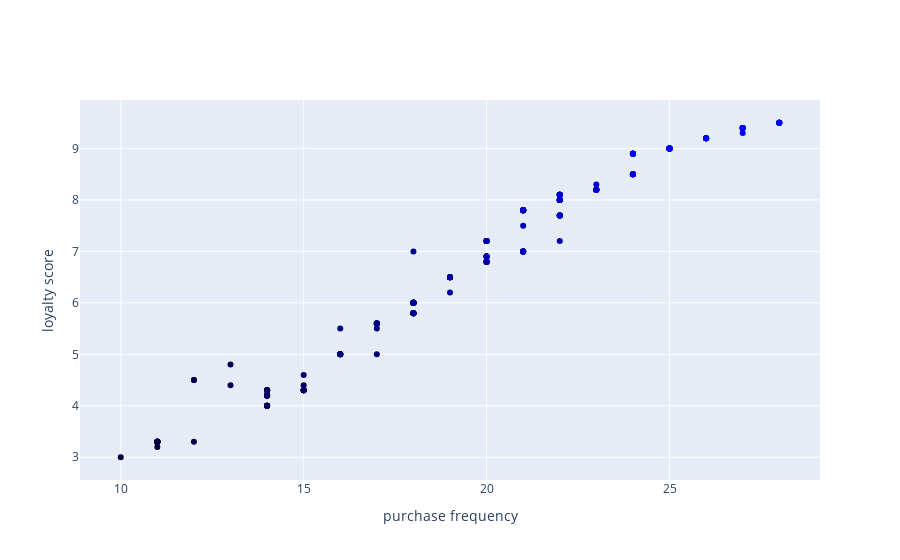

Notebook source saved alongside this figure:
### Markdown cell above
7. Придумайте как визуализировать зависимость между частотой покупок, суммой покупок и скором лояльности *

\* Задание на доп. балл

### Code cell
def define_color_by_purchase_amount(pa: int):
    h = pa*255//640
    return '#0000' + ('' if h >= 16 else '0') + hex(h)[2:]

fig = go.Figure()
for index, row in df.iterrows():
    fig.add_trace(go.Scatter(
        x=[row['purchase_frequency']],
        y=[row['loyalty_score']],
        mode='markers',
        marker_color=define_color_by_purchase_amount(row['purchase_amount'])
    ))

fig.update_xaxes(title_text='purchase frequency')
fig.update_yaxes(title_text='loyalty score')
fig.update_layout(showlegend=False)
fig.show()

### Figure 1 — Plotly figure (JSON) as saved in the notebook; plotly's stock layout.template omitted (floating-point values rounded to 4 significant figures)
{"data": [{"marker": {"color": "#00004f"}, "mode": "markers", "type": "scatter", "x": [12], "y": [4.5]}, {"marker": {"color": "#00008b"}, "mode": "markers", "type": "scatter", "x": [18], "y": [7]}, {"marker": {"color": "#0000c7"}, "mode": "markers", "type": "scatter", "x": [22], "y": [8]}, {"marker": {"color": "#00003b"}, "mode": "markers", "type": "scatter", "x": [10], "y": [3]}, {"marker": {"color": "#000057"}, "mode": "markers", "type": "scatter", "x": [13], "y": [4.8]}, {"marker": {"color": "#0000bf"}, "mode": "markers", "type": "scatter", "x": [21], "y": [7.8]}, {"marker": {"color": "#00009f"}, "mode": "markers", "type": "scatter", "x": [19], "y": [6.5]}, {"marker": {"color": "#00005b"}, "mode": "markers", "type": "scatter", "x": [14], "y": [4.2]}, {"marker": {"color": "#0000ef"}, "mode": "markers", "type": "scatter", "x": [25], "y": [9]}, {"marker": {"color": "#00007f"}, "mode": "markers", "type": "scatter", "x": [17], "y": [5.5]}, {"marker": {"color": "#000063"}, "mode": "markers", "type": "scatter", "x": [15], "y": [4.4]}, {"marker": {"color": "#0000cf"}, "mode": "markers", "type": "scatter", "x": [23], "y": [8.2]}, {"marker": {"color": "#000097"}, "mode": "markers", "type": "scatter", "x": [18], "y": [6]}, {"marker": {"color": "#0000a7"}, "mode": "markers", "type": "scatter", "x": [20], "y": [6.8]}, {"marker": {"color": "#0000eb"}, "mode": "markers", "type": "scatter", "x": [24], "y": [8.9]}, {"marker": {"color": "#00003f"}, "mode": "markers", "type": "scatter", "x": [11], "y": [3.2]}, {"marker": {"color": "#0000af"}, "mode": "markers", "type": "scatter", "x": [21], "y": [7]}, {"marker": {"color": "#000077"}, "mode": "markers", "type": "scatter", "x": [16], "y": [5]}, {"marker": {"color": "#0000cb"}, "mode": "markers", "type": "scatter", "x": [22], "y": [8.1]}, {"marker": {"color": "#00005f"}, "mode": "markers", "type": "scatter", "x": [14], "y": [4.3]}, {"marker": {"color": "#0000f3"}, "mode": "markers", "type": "scatter", "x": [26], "y": [9.2]}, {"marker": {"color": "#000043"}, "mode": "markers", "type": "scatter", "x": [12], "y": [3.3]}, {"marker": {"color": "#0000b7"}, "mode": "markers", "type": "scatter", "x": [21], "y": [7.5]}, {"marker": {"color": "#00009b"}, "mode": "markers", "type": "scatter", "x": [19], "y": [6.2]}, {"marker": {"color": "#0000ab"}, "mode": "markers", "type": "scatter", "x": [20], "y": [6.9]}, {"marker": {"color": "#0000d3"}, "mode": "markers", "type": "scatter", "x": [23], "y": [8.3]}, {"marker": {"color": "#00008f"}, "mode": "markers", "type": "scatter", "x": [18], "y": [5.8]}, {"marker": {"color": "#00006f"}, "mode": "markers", "type": "scatter", "x": [15], "y": [4.6]}, {"marker": {"color": "#0000ef"}, "mode": "markers", "type": "scatter", "x": [25], "y": [9]}, {"marker": {"color": "#0000b3"}, "mode": "markers", "type": "scatter", "x": [22], "y": [7.2]}, {"marker": {"color": "#00008b"}, "mode": "markers", "type": "scatter", "x": [19], "y": [6.5]}, {"marker": {"color": "#0000bb"}, "mode": "markers", "type": "scatter", "x": [21], "y": [7.8]}, {"marker": {"color": "#00007f"}, "mode": "markers", "type": "scatter", "x": [16], "y": [5.5]}, {"marker": {"color": "#00005b"}, "mode": "markers", "type": "scatter", "x": [14], "y": [4]}, {"marker": {"color": "#0000ff"}, "mode": "markers", "type": "scatter", "x": [28], "y": [9.5]}, {"marker": {"color": "#00004f"}, "mode": "markers", "type": "scatter", "x": [12], "y": [4.5]}, {"marker": {"color": "#0000db"}, "mode": "markers", "type": "scatter", "x": [24], "y": [8.5]}, {"marker": {"color": "#000077"}, "mode": "markers", "type": "scatter", "x": [17], "y": [5]}, {"marker": {"color": "#0000f7"}, "mode": "markers", "type": "scatter", "x": [27], "y": [9.3]}, {"marker": {"color": "#000063"}, "mode": "markers", "type": "scatter", "x": [14], "y": [4.2]}, {"marker": {"color": "#0000af"}, "mode": "markers", "type": "scatter", "x": [21], "y": [7]}, {"marker": {"color": "#0000a7"}, "mode": "markers", "type": "scatter", "x": [20], "y": [6.8]}, {"marker": {"color": "#0000cb"}, "mode": "markers", "type": "scatter", "x": [22], "y": [8.1]}, {"marker": {"color": "#000097"}, "mode": "markers", "type": "scatter", "x": [18], "y": [6]}, {"marker": {"color": "#0000f3"}, "mode": "markers", "type": "scatter", "x": [26], "y": [9.2]}, {"marker": {"color": "#000057"}, "mode": "markers", "type": "scatter", "x": [13], "y": [4.4]}, {"marker": {"color": "#0000bf"}, "mode": "markers", "type": "scatter", "x": [21], "y": [7.8]}, {"marker": {"color": "#0000ef"}, "mode": "markers", "type": "scatter", "x": [25], "y": [9]}, {"marker": {"color": "#00009f"}, "mode": "markers", "type": "scatter", "x": [19], "y": [6.5]}, {"marker": {"color": "#000043"}, "mode": "markers", "type": "scatter", "x": [11], "y": [3.3]}, {"marker": {"color": "#0000eb"}, "mode": "markers", "type": "scatter", "x": [24], "y": [8.9]}, {"marker": {"color": "#00005f"}, "mode": "markers", "type": "scatter", "x": [14], "y": [4.3]}, {"marker": {"color": "#0000c7"}, "mode": "markers", "type": "scatter", "x": [22], "y": [8]}, {"marker": {"color": "#0000b3"}, "mode": "markers", "type": "scatter", "x": [20], "y": [7.2]}, {"marker": {"color": "#0000ab"}, "mode": "markers", "type": "scatter", "x": [20], "y": [6.9]}, {"marker": {"color": "#0000fb"}, "mode": "markers", "type": "scatter", "x": [27], "y": [9.4]}, {"marker": {"color": "#00008f"}, "mode": "markers", "type": "scatter", "x": [18], "y": [5.8]}, {"marker": {"color": "#000087"}, "mode": "markers", "type": "scatter", "x": [17], "y": [5.6]}, {"marker": {"color": "#0000cf"}, "mode": "markers", "type": "scatter", "x": [23], "y": [8.2]}, {"marker": {"color": "#0000ff"}, "mode": "markers", "type": "scatter", "x": [28], "y": [9.5]}, {"marker": {"color": "#00006b"}, "mode": "markers", "type": "scatter", "x": [15], "y": [4.3]}, {"marker": {"color": "#000097"}, "mode": "markers", "type": "scatter", "x": [18], "y": [6]}, {"marker": {"color": "#0000ef"}, "mode": "markers", "type": "scatter", "x": [25], "y": [9]}, {"marker": {"color": "#00005b"}, "mode": "markers", "type": "scatter", "x": [14], "y": [4]}, {"marker": {"color": "#0000bb"}, "mode": "markers", "type": "scatter", "x": [21], "y": [7.8]}, {"marker": {"color": "#0000bf"}, "mode": "markers", "type": "scatter", "x": [22], "y": [7.7]}, {"marker": {"color": "#0000ef"}, "mode": "markers", "type": "scatter", "x": [25], "y": [9]}, {"marker": {"color": "#000043"}, "mode": "markers", "type": "scatter", "x": [11], "y": [3.3]}, {"marker": {"color": "#0000db"}, "mode": "markers", "type": "scatter", "x": [24], "y": [8.5]}, {"marker": {"color": "#000077"}, "mode": "markers", "type": "scatter", "x": [16], "y": [5]}, {"marker": {"color": "#0000af"}, "mode": "markers", "type": "scatter", "x": [21], "y": [7]}, {"marker": {"color": "#0000a7"}, "mode": "markers", "type": "scatter", "x": [20], "y": [6.8]}, {"marker": {"color": "#0000cb"}, "mode": "markers", "type": "scatter", "x": [22], "y": [8.1]}, {"marker": {"color": "#000097"}, "mode": "markers", "type": "scatter", "x": [18], "y": [6]}, {"marker": {"color": "#0000f3"}, "mode": "markers", "type": "scatter", "x": [26], "y": [9.2]}, {"marker": {"color": "#000063"}, "mode": "markers", "type": "scatter", "x": [14], "y": [4.2]}, {"marker": {"color": "#0000bf"}, "mode": "markers", "type": "scatter", "x": [21], "y": [7.8]}, {"marker": {"color": "#0000ef"}, "mode": "markers", "type": "scatter", "x": [25], "y": [9]}, {"marker": {"color": "#00009f"}, "mode": "markers", "type": "scatter", "x": [19], "y": [6.5]}, {"marker": {"color": "#000043"}, "mode": "markers", "type": "scatter", "x": [11], "y": [3.3]}, {"marker": {"color": "#0000eb"}, "mode": "markers", "type": "scatter", "x": [24], "y": [8.9]}, {"marker": {"color": "#00005f"}, "mode": "markers", "type": "scatter", "x": [14], "y": [4.3]}, {"marker": {"color": "#0000c7"}, "mode": "markers", "type": "scatter", "x": [22], "y": [8]}, {"marker": {"color": "#0000b3"}, "mode": "markers", "type": "scatter", "x": [20], "y": [7.2]}, {"marker": {"color": "#0000ab"}, "mode": "markers", "type": "scatter", "x": [20], "y": [6.9]}, {"marker": {"color": "#0000fb"}, "mode": "markers", "type": "scatter", "x": [27], "y": [9.4]}, {"marker": {"color": "#00008f"}, "mode": "markers", "type": "scatter", "x": [18], "y": [5.8]}, {"marker": {"color": "#000087"}, "mode": "markers", "type": "scatter", "x": [17], "y": [5.6]}, {"marker": {"color": "#0000cf"}, "mode": "markers", "type": "scatter", "x": [23], "y": [8.2]}, {"marker": {"color": "#0000ff"}, "mode": "markers", "type": "scatter", "x": [28], "y": [9.5]}, {"marker": {"color": "#00006b"}, "mode": "markers", "type": "scatter", "x": [15], "y": [4.3]}, {"marker": {"color": "#000097"}, "mode": "markers", "type": "scatter", "x": [18], "y": [6]}, {"marker": {"color": "#0000ef"}, "mode": "markers", "type": "scatter", "x": [25], "y": [9]}, {"marker": {"color": "#00005b"}, "mode": "markers", "type": "scatter", "x": [14], "y": [4]}, {"marker": {"color": "#0000bb"}, "mode": "markers", "type": "scatter", "x": [21], "y": [7.8]}, {"marker": {"color": "#0000bf"}, "mode": "markers", "type": "scatter", "x": [22], "y": [7.7]}, {"marker": {"color": "#0000ef"}, "mode": "markers", "type": "scatter", "x": [25], "y": [9]}, {"marker": {"color": "#000043"}, "mode": "markers", "type": "scatter", "x": [11], "y": [3.3]}, {"marker": {"color": "#0000db"}, "mode": "markers", "type": "scatter", "x": [24], "y": [8.5]}, {"marker": {"color": "#000077"}, "mode": "markers", "type": "scatter", "x": [16], "y": [5]}, {"marker": {"color": "#0000af"}, "mode": "markers", "type": "scatter", "x": [21], "y": [7]}, {"marker": {"color": "#0000a7"}, "mode": "markers", "type": "scatter", "x": [20], "y": [6.8]}, {"marker": {"color": "#0000cb"}, "mode": "markers", "type": "scatter", "x": [22], "y": [8.1]}, {"marker": {"color": "#000097"}, "mode": "markers", "type": "scatter", "x": [18], "y": [6]}, {"marker": {"color": "#0000f3"}, "mode": "markers", "type": "scatter", "x": [26], "y": [9.2]}, {"marker": {"color": "#000063"}, "mode": "markers", "type": "scatter", "x": [14], "y": [4.2]}, {"marker": {"color": "#0000bf"}, "mode": "markers", "type": "scatter", "x": [21], "y": [7.8]}, {"marker": {"color": "#0000ef"}, "mode": "markers", "type": "scatter", "x": [25], "y": [9]}, {"marker": {"color": "#00009f"}, "mode": "markers", "type": "scatter", "x": [19], "y": [6.5]}, {"marker": {"color": "#000043"}, "mode": "markers", "type": "scatter", "x": [11], "y": [3.3]}, {"marker": {"color": "#0000eb"}, "mode": "markers", "type": "scatter", "x": [24], "y": [8.9]}, {"marker": {"color": "#00005f"}, "mode": "markers", "type": "scatter", "x": [14], "y": [4.3]}, {"marker": {"color": "#0000c7"}, "mode": "markers", "type": "scatter", "x": [22], "y": [8]}, {"marker": {"color": "#0000b3"}, "mode": "markers", "type": "scatter", "x": [20], "y": [7.2]}, {"marker": {"color": "#0000ab"}, "mode": "markers", "type": "scatter", "x": [20], "y": [6.9]}, {"marker": {"color": "#0000fb"}, "mode": "markers", "type": "scatter", "x": [27], "y": [9.4]}, {"marker": {"color": "#00008f"}, "mode": "markers", "type": "scatter", "x": [18], "y": [5.8]}, {"marker": {"color": "#000087"}, "mode": "markers", "type": "scatter", "x": [17], "y": [5.6]}, {"marker": {"color": "#0000cf"}, "mode": "markers", "type": "scatter", "x": [23], "y": [8.2]}, {"marker": {"color": "#0000ff"}, "mode": "markers", "type": "scatter", "x": [28], "y": [9.5]}, {"marker": {"color": "#00006b"}, "mode": "markers", "type": "scatter", "x": [15], "y": [4.3]}, {"marker": {"color": "#000097"}, "mode": "markers", "type": "scatter", "x": [18], "y": [6]}, {"marker": {"color": "#0000ef"}, "mode": "markers", "type": "scatter", "x": [25], "y": [9]}, {"marker": {"color": "#00005b"}, "mode": "markers", "type": "scatter", "x": [14], "y": [4]}, {"marker": {"color": "#0000bb"}, "mode": "markers", "type": "scatter", "x": [21], "y": [7.8]}, {"marker": {"color": "#0000bf"}, "mode": "markers", "type": "scatter", "x": [22], "y": [7.7]}, {"marker": {"color": "#0000ef"}, "mode": "markers", "type": "scatter", "x": [25], "y": [9]}, {"marker": {"color": "#000043"}, "mode": "markers", "type": "scatter", "x": [11], "y": [3.3]}, {"marker": {"color": "#0000db"}, "mode": "markers", "type": "scatter", "x": [24], "y": [8.5]}, {"marker": {"color": "#000077"}, "mode": "markers", "type": "scatter", "x": [16], "y": [5]}, {"marker": {"color": "#0000af"}, "mode": "markers", "type": "scatter", "x": [21], "y": [7]}, {"marker": {"color": "#0000a7"}, "mode": "markers", "type": "scatter", "x": [20], "y": [6.8]}, {"marker": {"color": "#0000cb"}, "mode": "markers", "type": "scatter", "x": [22], "y": [8.1]}, {"marker": {"color": "#000097"}, "mode": "markers", "type": "scatter", "x": [18], "y": [6]}, {"marker": {"color": "#0000f3"}, "mode": "markers", "type": "scatter", "x": [26], "y": [9.2]}, {"marker": {"color": "#000063"}, "mode": "markers", "type": "scatter", "x": [14], "y": [4.2]}, {"marker": {"color": "#0000bf"}, "mode": "markers", "type": "scatter", "x": [21], "y": [7.8]}, {"marker": {"color": "#0000ef"}, "mode": "markers", "type": "scatter", "x": [25], "y": [9]}, {"marker": {"color": "#00009f"}, "mode": "markers", "type": "scatter", "x": [19], "y": [6.5]}, {"marker": {"color": "#000043"}, "mode": "markers", "type": "scatter", "x": [11], "y": [3.3]}, {"marker": {"color": "#0000eb"}, "mode": "markers", "type": "scatter", "x": [24], "y": [8.9]}, {"marker": {"color": "#00005f"}, "mode": "markers", "type": "scatter", "x": [14], "y": [4.3]}, {"marker": {"color": "#0000c7"}, "mode": "markers", "type": "scatter", "x": [22], "y": [8]}, {"marker": {"color": "#0000b3"}, "mode": "markers", "type": "scatter", "x": [20], "y": [7.2]}, {"marker": {"color": "#0000ab"}, "mode": "markers", "type": "scatter", "x": [20], "y": [6.9]}, {"marker": {"color": "#0000fb"}, "mode": "markers", "type": "scatter", "x": [27], "y": [9.4]}, {"marker": {"color": "#00008f"}, "mode": "markers", "type": "scatter", "x": [18], "y": [5.8]}, {"marker": {"color": "#000087"}, "mode": "markers", "type": "scatter", "x": [17], "y": [5.6]}, {"marker": {"color": "#0000cf"}, "mode": "markers", "type": "scatter", "x": [23], "y": [8.2]}, {"marker": {"color": "#0000ff"}, "mode": "markers", "type": "scatter", "x": [28], "y": [9.5]}, {"marker": {"color": "#00006b"}, "mode": "markers", "type": "scatter", "x": [15], "y": [4.3]}, {"marker": {"color": "#000097"}, "mode": "markers", "type": "scatter", "x": [18], "y": [6]}, {"marker": {"color": "#0000ef"}, "mode": "markers", "type": "scatter", "x": [25], "y": [9]}, {"marker": {"color": "#00005b"}, "mode": "markers", "type": "scatter", "x": [14], "y": [4]}, {"marker": {"color": "#0000bb"}, "mode": "markers", "type": "scatter", "x": [21], "y": [7.8]}, {"marker": {"color": "#0000bf"}, "mode": "markers", "type": "scatter", "x": [22], "y": [7.7]}, {"marker": {"color": "#0000ef"}, "mode": "markers", "type": "scatter", "x": [25], "y": [9]}, {"marker": {"color": "#000043"}, "mode": "markers", "type": "scatter", "x": [11], "y": [3.3]}, {"marker": {"color": "#0000db"}, "mode": "markers", "type": "scatter", "x": [24], "y": [8.5]}, {"marker": {"color": "#000077"}, "mode": "markers", "type": "scatter", "x": [16], "y": [5]}, {"marker": {"color": "#0000af"}, "mode": "markers", "type": "scatter", "x": [21], "y": [7]}, {"marker": {"color": "#0000a7"}, "mode": "markers", "type": "scatter", "x": [20], "y": [6.8]}, {"marker": {"color": "#0000cb"}, "mode": "markers", "type": "scatter", "x": [22], "y": [8.1]}, {"marker": {"color": "#000097"}, "mode": "markers", "type": "scatter", "x": [18], "y": [6]}, {"marker": {"color": "#0000f3"}, "mode": "markers", "type": "scatter", "x": [26], "y": [9.2]}, {"marker": {"color": "#000063"}, "mode": "markers", "type": "scatter", "x": [14], "y": [4.2]}, {"marker": {"color": "#0000bf"}, "mode": "markers", "type": "scatter", "x": [21], "y": [7.8]}, {"marker": {"color": "#0000ef"}, "mode": "markers", "type": "scatter", "x": [25], "y": [9]}, {"marker": {"color": "#00009f"}, "mode": "markers", "type": "scatter", "x": [19], "y": [6.5]}, {"marker": {"color": "#000043"}, "mode": "markers", "type": "scatter", "x": [11], "y": [3.3]}, {"marker": {"color": "#0000eb"}, "mode": "markers", "type": "scatter", "x": [24], "y": [8.9]}, {"marker": {"color": "#00005f"}, "mode": "markers", "type": "scatter", "x": [14], "y": [4.3]}, {"marker": {"color": "#0000c7"}, "mode": "markers", "type": "scatter", "x": [22], "y": [8]}, {"marker": {"color": "#0000b3"}, "mode": "markers", "type": "scatter", "x": [20], "y": [7.2]}, {"marker": {"color": "#0000ab"}, "mode": "markers", "type": "scatter", "x": [20], "y": [6.9]}, {"marker": {"color": "#0000fb"}, "mode": "markers", "type": "scatter", "x": [27], "y": [9.4]}, {"marker": {"color": "#00008f"}, "mode": "markers", "type": "scatter", "x": [18], "y": [5.8]}, {"marker": {"color": "#000087"}, "mode": "markers", "type": "scatter", "x": [17], "y": [5.6]}, {"marker": {"color": "#0000cf"}, "mode": "markers", "type": "scatter", "x": [23], "y": [8.2]}, {"marker": {"color": "#0000ff"}, "mode": "markers", "type": "scatter", "x": [28], "y": [9.5]}, {"marker": {"color": "#00006b"}, "mode": "markers", "type": "scatter", "x": [15], "y": [4.3]}, {"marker": {"color": "#000097"}, "mode": "markers", "type": "scatter", "x": [18], "y": [6]}, {"marker": {"color": "#0000ef"}, "mode": "markers", "type": "scatter", "x": [25], "y": [9]}, {"marker": {"color": "#00005b"}, "mode": "markers", "type": "scatter", "x": [14], "y": [4]}, {"marker": {"color": "#0000bb"}, "mode": "markers", "type": "scatter", "x": [21], "y": [7.8]}, {"marker": {"color": "#0000bf"}, "mode": "markers", "type": "scatter", "x": [22], "y": [7.7]}, {"marker": {"color": "#0000ef"}, "mode": "markers", "type": "scatter", "x": [25], "y": [9]}, {"marker": {"color": "#000043"}, "mode": "markers", "type": "scatter", "x": [11], "y": [3.3]}, {"marker": {"color": "#0000db"}, "mode": "markers", "type": "scatter", "x": [24], "y": [8.5]}, {"marker": {"color": "#000077"}, "mode": "markers", "type": "scatter", "x": [16], "y": [5]}, {"marker": {"color": "#0000af"}, "mode": "markers", "type": "scatter", "x": [21], "y": [7]}, {"marker": {"color": "#0000a7"}, "mode": "markers", "type": "scatter", "x": [20], "y": [6.8]}, {"marker": {"color": "#0000cb"}, "mode": "markers", "type": "scatter", "x": [22], "y": [8.1]}, {"marker": {"color": "#000097"}, "mode": "markers", "type": "scatter", "x": [18], "y": [6]}, {"marker": {"color": "#0000f3"}, "mode": "markers", "type": "scatter", "x": [26], "y": [9.2]}, {"marker": {"color": "#000063"}, "mode": "markers", "type": "scatter", "x": [14], "y": [4.2]}, {"marker": {"color": "#0000bf"}, "mode": "markers", "type": "scatter", "x": [21], "y": [7.8]}, {"marker": {"color": "#0000ef"}, "mode": "markers", "type": "scatter", "x": [25], "y": [9]}, {"marker": {"color": "#00009f"}, "mode": "markers", "type": "scatter", "x": [19], "y": [6.5]}, {"marker": {"color": "#000043"}, "mode": "markers", "type": "scatter", "x": [11], "y": [3.3]}, {"marker": {"color": "#0000eb"}, "mode": "markers", "type": "scatter", "x": [24], "y": [8.9]}, {"marker": {"color": "#00005f"}, "mode": "markers", "type": "scatter", "x": [14], "y": [4.3]}, {"marker": {"color": "#0000c7"}, "mode": "markers", "type": "scatter", "x": [22], "y": [8]}, {"marker": {"color": "#0000b3"}, "mode": "markers", "type": "scatter", "x": [20], "y": [7.2]}, {"marker": {"color": "#0000ab"}, "mode": "markers", "type": "scatter", "x": [20], "y": [6.9]}, {"marker": {"color": "#0000fb"}, "mode": "markers", "type": "scatter", "x": [27], "y": [9.4]}, {"marker": {"color": "#00008f"}, "mode": "markers", "type": "scatter", "x": [18], "y": [5.8]}, {"marker": {"color": "#000087"}, "mode": "markers", "type": "scatter", "x": [17], "y": [5.6]}, {"marker": {"color": "#0000cf"}, "mode": "markers", "type": "scatter", "x": [23], "y": [8.2]}, {"marker": {"color": "#0000ff"}, "mode": "markers", "type": "scatter", "x": [28], "y": [9.5]}, {"marker": {"color": "#00006b"}, "mode": "markers", "type": "scatter", "x": [15], "y": [4.3]}, {"marker": {"color": "#000097"}, "mode": "markers", "type": "scatter", "x": [18], "y": [6]}, {"marker": {"color": "#0000ef"}, "mode": "markers", "type": "scatter", "x": [25], "y": [9]}, {"marker": {"color": "#00005b"}, "mode": "markers", "type": "scatter", "x": [14], "y": [4]}, {"marker": {"color": "#0000bb"}, "mode": "markers", "type": "scatter", "x": [21], "y": [7.8]}, {"marker": {"color": "#0000bf"}, "mode": "markers", "type": "scatter", "x": [22], "y": [7.7]}, {"marker": {"color": "#0000ef"}, "mode": "markers", "type": "scatter", "x": [25], "y": [9]}, {"marker": {"color": "#000043"}, "mode": "markers", "type": "scatter", "x": [11], "y": [3.3]}, {"marker": {"color": "#0000db"}, "mode": "markers", "type": "scatter", "x": [24], "y": [8.5]}, {"marker": {"color": "#000077"}, "mode": "markers", "type": "scatter", "x": [16], "y": [5]}, {"marker": {"color": "#0000af"}, "mode": "markers", "type": "scatter", "x": [21], "y": [7]}, {"marker": {"color": "#0000a7"}, "mode": "markers", "type": "scatter", "x": [20], "y": [6.8]}, {"marker": {"color": "#0000cb"}, "mode": "markers", "type": "scatter", "x": [22], "y": [8.1]}, {"marker": {"color": "#000097"}, "mode": "markers", "type": "scatter", "x": [18], "y": [6]}, {"marker": {"color": "#0000f3"}, "mode": "markers", "type": "scatter", "x": [26], "y": [9.2]}, {"marker": {"color": "#000063"}, "mode": "markers", "type": "scatter", "x": [14], "y": [4.2]}, {"marker": {"color": "#0000bf"}, "mode": "markers", "type": "scatter", "x": [21], "y": [7.8]}, {"marker": {"color": "#0000ef"}, "mode": "markers", "type": "scatter", "x": [25], "y": [9]}, {"marker": {"color": "#00009f"}, "mode": "markers", "type": "scatter", "x": [19], "y": [6.5]}, {"marker": {"color": "#000043"}, "mode": "markers", "type": "scatter", "x": [11], "y": [3.3]}, {"marker": {"color": "#0000eb"}, "mode": "markers", "type": "scatter", "x": [24], "y": [8.9]}, {"marker": {"color": "#00005f"}, "mode": "markers", "type": "scatter", "x": [14], "y": [4.3]}, {"marker": {"color": "#0000c7"}, "mode": "markers", "type": "scatter", "x": [22], "y": [8]}, {"marker": {"color": "#0000b3"}, "mode": "markers", "type": "scatter", "x": [20], "y": [7.2]}, {"marker": {"color": "#0000ab"}, "mode": "markers", "type": "scatter", "x": [20], "y": [6.9]}, {"marker": {"color": "#0000fb"}, "mode": "markers", "type": "scatter", "x": [27], "y": [9.4]}, {"marker": {"color": "#00008f"}, "mode": "markers", "type": "scatter", "x": [18], "y": [5.8]}, {"marker": {"color": "#000087"}, "mode": "markers", "type": "scatter", "x": [17], "y": [5.6]}], "layout": {"showlegend": false, "xaxis": {"title": {"text": "purchase frequency"}}, "yaxis": {"title": {"text": "loyalty score"}}}}
